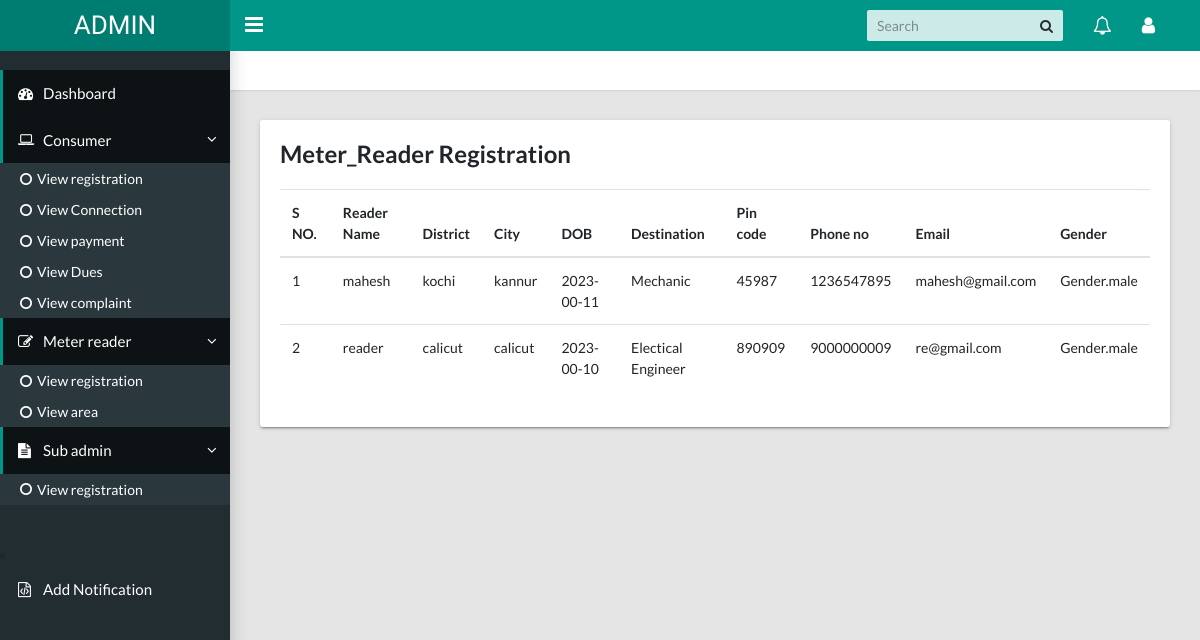
The app's page /Reader_registration with its own data.
### jalanidhiapp/models.py (models this page shows, shortened)
class meter_reader(models.Model):
    meter_reader_name = models.CharField(max_length=20)
    meter_reader_district = models.CharField(max_length=20)
    meter_reader_city= models.CharField(max_length=20)
    meter_reader_dob = models.CharField(max_length=20)
    meter_reader_destination = models.CharField(max_length=20)
    meter_reader_pincode = models.IntegerField()
    meter_reader_phoneno= models.IntegerField()
    meter_reader_email = models.CharField(max_length=20)
    meter_reader_gender= models.CharField(max_length=20)
    meter_reader_loginid = models.OneToOneField(Log,on_delete=models.CASCADE)
    role = models.CharField(max_length=20)
    status = models.CharField(max_length=20)

### adminapp/views.py (the view)
# urls.py: path('Reader_registration', views.Reader_registration, name='Reader_registration'),
def Reader_registration(request):
    data=meter_reader.objects.all()
    return render(request,'Reader_registration.html',{"data":data})

### adminapp/templates/Reader_registration.html (shortened to what this page needs)
<!DOCTYPE html>
<html lang="en">
  <head>
    <link rel="stylesheet" type="text/css" href="../static/css/main.css">
    <link rel="stylesheet" type="text/css" href="https://maxcdn.bootstrapcdn.com/font-awesome/4.7.0/css/font-awesome.min.css">
  </head>
  <body class="app sidebar-mini">
    <header class="app-header"><a class="app-header__logo" href="index.html">ADMIN</a>
      <a class="app-sidebar__toggle" href="#" aria-labelledby="sidebar" aria-label="Hide Sidebar"></a>
      <ul class="app-nav">
        <li class="app-search">
          <input class="app-search__input" type="search" placeholder="Search">
          <button class="app-search__button"><i class="fa fa-search"></i></button>
        </li>
        <li class="dropdown"><a class="app-nav__item" href="#" data-toggle="dropdown" aria-label="Show notifications"><i class="fa fa-bell-o fa-lg"></i></a>
        </li>
        <li class="dropdown"><a class="app-nav__item" href="#" data-toggle="dropdown" aria-label="Open Profile Menu"><i class="fa fa-user fa-lg"></i></a>
        </li>
      </ul>
    </header>
    <aside class="app-sidebar">
      <ul class="app-menu">
        <li><a class="app-menu__item active" href="{% url 'dashboard' %}"><i class="app-menu__icon fa fa-dashboard"></i><span class="app-menu__label">Dashboard</span></a></li>
        <li class="treeview is-expanded"><a class="app-menu__item" href="#" data-toggle="treeview"><i class="app-menu__icon fa fa-laptop"></i><span class="app-menu__label">Consumer</span><i class="treeview-indicator fa fa-angle-right"></i></a>
          <ul class="treeview-menu">
            <li><a class="treeview-item" href="{% url 'Consumer_registration' %}"><i class="icon fa fa-circle-o"></i> View registration</a></li>
            <li><a class="treeview-item" href="{% url 'View_connection' %}"><i class="icon fa fa-circle-o"></i> View Connection</a></li>
            <li><a class="treeview-item" href="{% url 'View_payment' %}"><i class="icon fa fa-circle-o"></i> View payment</a></li>
            <li><a class="treeview-item" href="{% url 'Due_report' %}"><i class="icon fa fa-circle-o"></i> View Dues</a></li>
            <li><a class="treeview-item" href="{% url 'View_complaint' %}"><i class="icon fa fa-circle-o"></i> View complaint</a></li>
          </ul>
        </li>
        <li class="treeview is-expanded"><a class="app-menu__item" href="#" data-toggle="treeview"><i class="app-menu__icon fa fa-edit"></i><span class="app-menu__label">Meter reader</span><i class="treeview-indicator fa fa-angle-right"></i></a>
          <ul class="treeview-menu">
            <li><a class="treeview-item" href="{% url 'Reader_registration' %}"><i class="icon fa fa-circle-o"></i> View registration</a></li>
            <li><a class="treeview-item" href="{% url 'View_area' %}"><i class="icon fa fa-circle-o"></i> View area</a></li>
          </ul>
        </li>
        <li class="treeview is-expanded"><a class="app-menu__item" href="#" data-toggle="treeview"><i class="app-menu__icon fa fa-file-text"></i><span class="app-menu__label">Sub admin</span><i class="treeview-indicator fa fa-angle-right"></i></a>
          <ul class="treeview-menu">
            <li><a class="treeview-item" href="{% url 'Sud_admin_registration' %}"><i class="icon fa fa-circle-o"></i> View registration</a></li>
          </ul>
        </li>
      </ul>
        <li><a class="app-menu__item" href="{% url 'Add_notification' %}"><i class="app-menu__icon fa fa-file-code-o"></i><span class="app-menu__label">Add Notification</span></a></li>
    </aside>
    <main class="app-content">
      <div class="app-title">
      </div>
      <div class="row">
        <div class="col-md-12">
          <div class="tile">
            <h3 class="tile-title">Meter_Reader Registration</h3>
            <div class="table-responsive">
              <table class="table">
                <thead>
                  <tr>
                    <th>S NO.</th>
                    <th>Reader Name</th>
                    <th>District</th>
                    <th>City</th>
                    <th>DOB</th>
                    <th>Destination</th>
                    <th>Pin code</th>
                    <th>Phone no</th>
                    <th>Email</th>
                    <th>Gender</th>
                  </tr>
                </thead>
                <tbody>
                  {% for i in data %}
                  <tr>
                    <td>{{forloop.counter}}</td>
                    <td>{{i.meter_reader_name}}</td>
                    <td>{{i.meter_reader_district}}</td>
                    <td>{{i.meter_reader_city}}</td>
                    <td>{{i.meter_reader_dob}}</td>
                    <td>{{i.meter_reader_destination}}</td>
                    <td>{{i.meter_reader_pincode}}</td>
                    <td>{{i.meter_reader_phoneno}}</td>
                    <td>{{i.meter_reader_email}}</td>
                    <td>{{i.meter_reader_gender}}</td>
                  </tr>
                  {% endfor %}
                </tbody>
              </table>
            </div>
          </div>
        </div>
      </div>
    </main>
  </body>
</html>

### records on screen
meter_reader: meter_reader_name "mahesh", meter_reader_district "kochi", meter_reader_city "kannur", meter_reader_dob "2023-00-11", meter_reader_destination "Mechanic", meter_reader_pincode "45987", meter_reader_phoneno "1236547895", meter_reader_email "mahesh@gmail.com", meter_reader_gender "Gender.male"
meter_reader: meter_reader_name "reader", meter_reader_district "calicut", meter_reader_city "calicut", meter_reader_dob "2023-00-10", meter_reader_destination "Electical Engineer", meter_reader_pincode "890909", meter_reader_phoneno "9000000009", meter_reader_email "re@gmail.com", meter_reader_gender "Gender.male"
